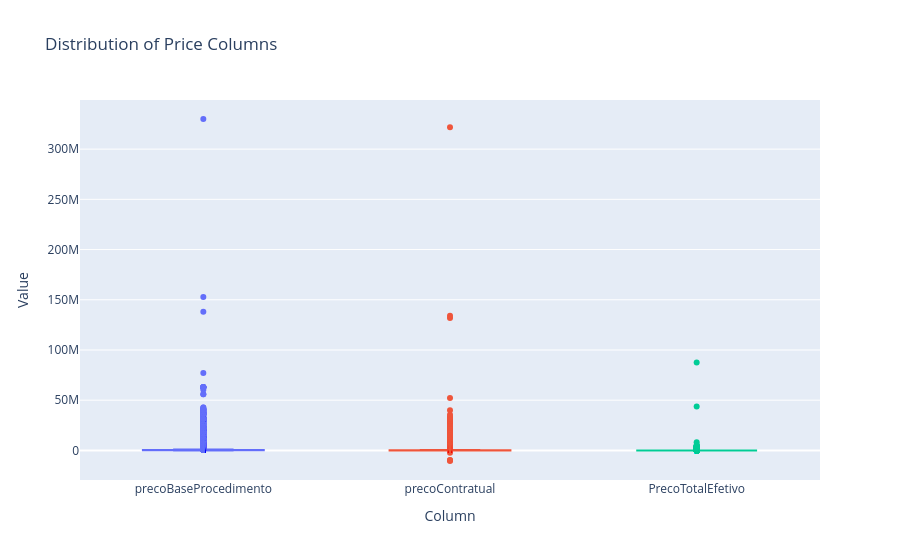

The cell this chart's notebook holds for it:
### Markdown cell above
### <font size=6>3.3.8 Price Columns</font> <a class="anchor" id="3.3.8"></a>
  
[Back to TOC](#toc)

### Code cell
# keep idcontrato
price_cols = ['precoBaseProcedimento', 'precoContratual', 'PrecoTotalEfetivo']
box_df = subset[['idcontrato'] + price_cols].copy()

# convert only price columns
box_df[price_cols] = box_df[price_cols].apply(pd.to_numeric, errors='coerce')

# melt while keeping idcontrato
long_df = box_df.melt(
    id_vars='idcontrato',
    var_name='Column',
    value_name='Value'
).dropna()

fig = px.box(
    long_df,
    x='Column',
    y='Value',
    color='Column',
    points='outliers',
    title='Distribution of Price Columns',
    hover_data=['idcontrato'] 
)

fig.update_layout(showlegend=False)
fig.show()

### Figure 1 — Plotly figure (JSON) as saved in the notebook; plotly's stock layout.template omitted (floating-point values rounded to 4 significant figures; data arrays with more than 128 entries replaced by an {"elided": "..."} marker saying what was removed)
{"data": [{"alignmentgroup": "True", "boxpoints": "outliers", "customdata": {"elided": "30485x1 int values"}, "hovertemplate": "Column=%{x}<br>Value=%{y}<br>idcontrato=%{customdata[0]}<extra></extra>", "legendgroup": "precoBaseProcedimento", "marker": {"color": "#636efa"}, "name": "precoBaseProcedimento", "notched": false, "offsetgroup": "precoBaseProcedimento", "orientation": "v", "showlegend": true, "type": "box", "x": {"elided": "30485 str values"}, "x0": " ", "xaxis": "x", "y": {"elided": "30485 float values"}, "y0": " ", "yaxis": "y"}, {"alignmentgroup": "True", "boxpoints": "outliers", "customdata": {"elided": "30485x1 int values"}, "hovertemplate": "Column=%{x}<br>Value=%{y}<br>idcontrato=%{customdata[0]}<extra></extra>", "legendgroup": "precoContratual", "marker": {"color": "#EF553B"}, "name": "precoContratual", "notched": false, "offsetgroup": "precoContratual", "orientation": "v", "showlegend": true, "type": "box", "x": {"elided": "30485 str values"}, "x0": " ", "xaxis": "x", "y": {"elided": "30485 float values"}, "y0": " ", "yaxis": "y"}, {"alignmentgroup": "True", "boxpoints": "outliers", "customdata": {"elided": "30485x1 int values"}, "hovertemplate": "Column=%{x}<br>Value=%{y}<br>idcontrato=%{customdata[0]}<extra></extra>", "legendgroup": "PrecoTotalEfetivo", "marker": {"color": "#00cc96"}, "name": "PrecoTotalEfetivo", "notched": false, "offsetgroup": "PrecoTotalEfetivo", "orientation": "v", "showlegend": true, "type": "box", "x": {"elided": "30485 str values"}, "x0": " ", "xaxis": "x", "y": {"elided": "30485 float values"}, "y0": " ", "yaxis": "y"}], "layout": {"boxmode": "overlay", "legend": {"title": {"text": "Column"}, "tracegroupgap": 0}, "showlegend": false, "title": {"text": "Distribution of Price Columns"}, "xaxis": {"anchor": "y", "categoryarray": ["precoBaseProcedimento", "precoContratual", "PrecoTotalEfetivo"], "categoryorder": "array", "domain": [0, 1], "title": {"text": "Column"}}, "yaxis": {"anchor": "x", "domain": [0, 1], "title": {"text": "Value"}}}}
